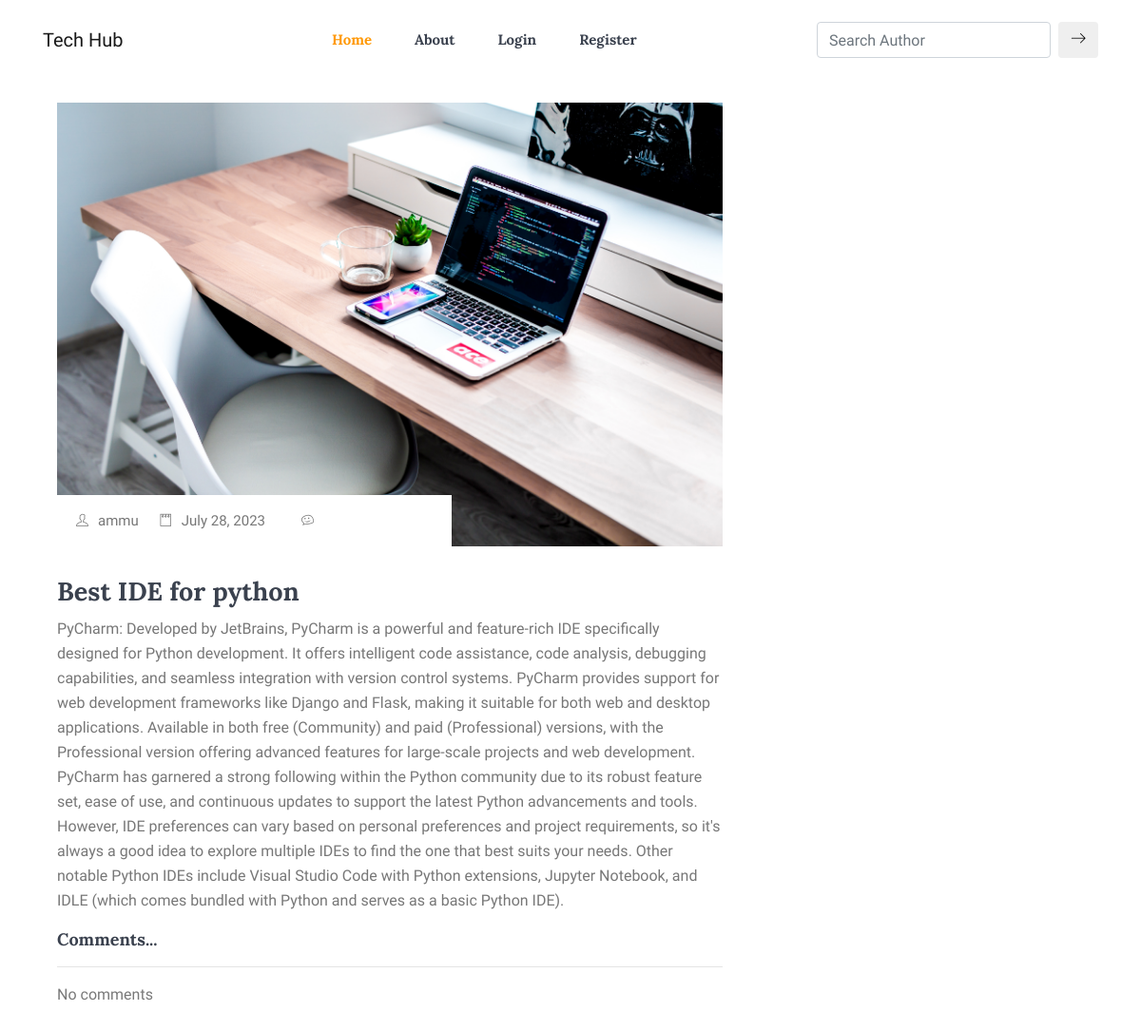
The page /post/52/ on the database as committed earlier.
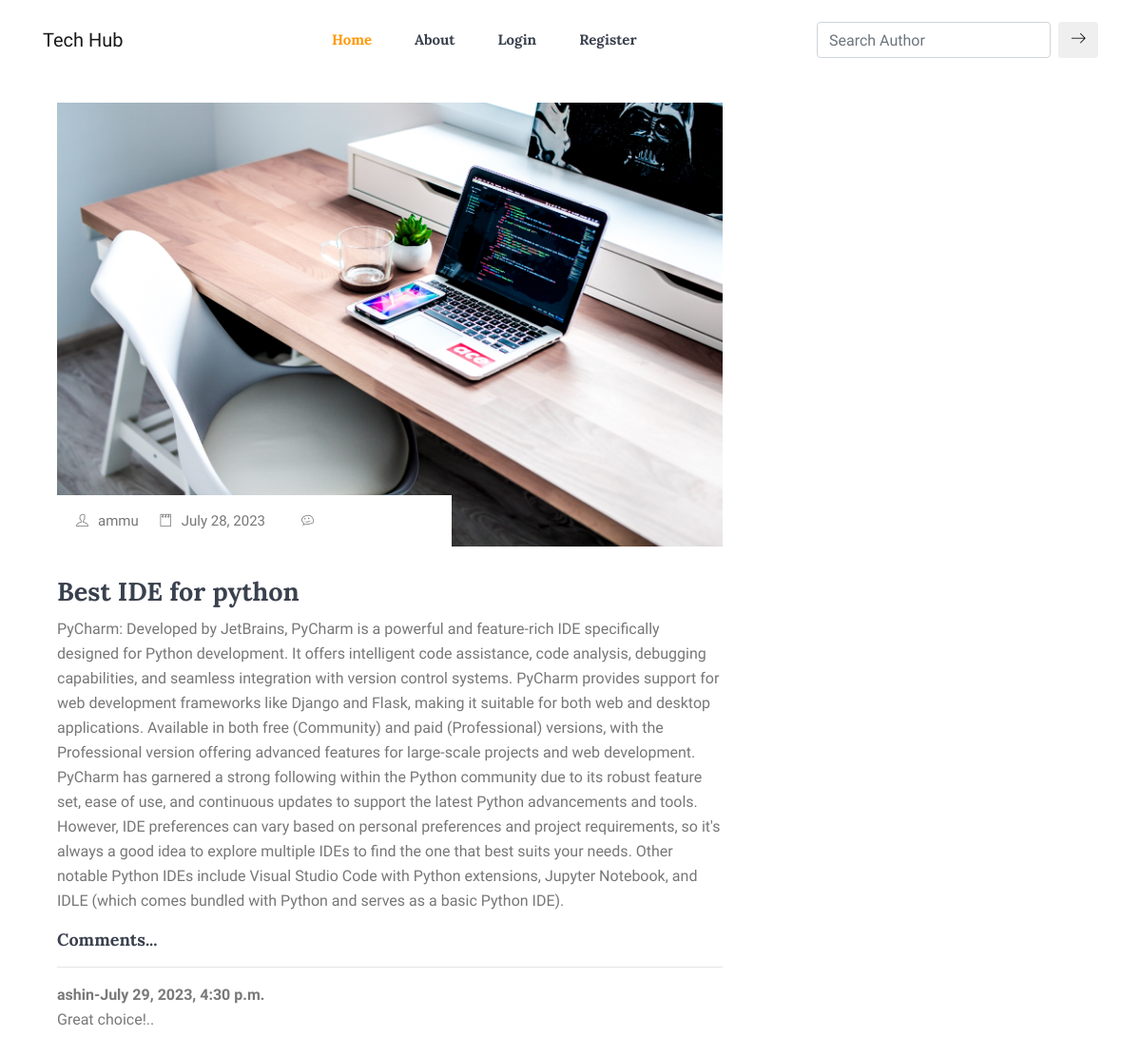
The same page on the database as committed later.
### blog/models.py (models this page shows)
class Comment(models.Model):
    post = models.ForeignKey("Post", related_name="comments",on_delete=models.CASCADE,)
    user = models.ForeignKey(User, on_delete=models.CASCADE)
    date_posted=models.DateTimeField(default=timezone.now)
    comment_body=models.TextField()

### blog/views.py (the view)
# urls.py: path('post/<int:pk>/', PostDetailView.as_view(), name='post-detail'),
class PostDetailView(DetailView):
    model = Post

### blog/templates/blog/post_detail.html (shortened to what this page needs)
{% extends "blog/base.html" %}
{% load crispy_forms_tags %}
{% block content %}
  <section class="blog-post-area section-margin mt-4">
    <div class="container ">
      <div class="row ">
        <div class="col-lg-12">
          <div class="single-recent-blog-post">
            <div class="thumb">
              <img class="img-fluid" src="{{ post.image.url }}" alt="">
              <ul class="thumb-info d-inline-flex">
                <li><a href="{% url 'user-posts' post.author.username %}"><i class="ti-user"></i>{{ post.author }}</a></li>
                <li><a href="#"><i class="ti-notepad"></i>{{ post.date_posted|date:"F d, Y" }}</a></li>
                <li><a href="{% url 'user-comment' post.id %}" class="ml-3"><i class="ti-themify-favicon"></i></a></li>
              </ul>
            </div>
            <div class="details mt-20">
              <a href="{% url 'post-detail' post.id %}">
                <h3> {{ post.title }}</h3>
              </a>
              <p>{{ post.content }}</p>
            </div>
            <h3>Comments...</h3>
            {% if not post.comments.all %}
            <hr>
            <p>No comments </p>
        {% else %}
            <hr>
            {% for comment in post.comments.all %}
            <strong>{{comment.user}}-{{comment.date_posted}}</strong>
            <p>{{comment.comment_body}}</p>
            {% endfor %}
        {% endif %}
          </div>
        </div>
      </div>
{% endblock content %}

Rows that differ between the two databases and show on the page:
added Comment: user "ashin", date_posted "July 29, 2023, 4:30 p.m.", comment_body "Great choice!.."
Other text that changed with them:
text no longer shown: "No comments"
